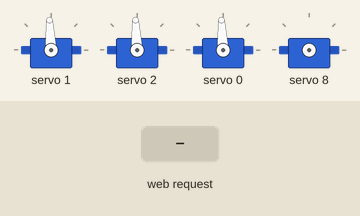
Bench run of a sketch on a simulated ESP32. On the bench: 4 × servo. The inputs (shaded band) are chosen by the test bench. What the sketch prints to the serial monitor is not drawn.

Above: at 1.2 s.
1.3 s: HTTP request GET /set_angle?servo=120&angle=120&x=120 received
2.8 s: HTTP request GET /sweep received
Timing chart, 0 to 5.8 s (numbered marks = the images above; inputs shaded):
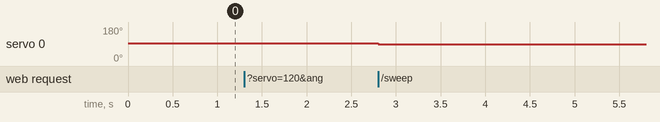

Measured:
- after the input at 2.8 s, servo 0: 93° → 90° at once

The sketch:

steamer_v2.ino
```cpp
#include <Wire.h>
#include <Adafruit_PWMServoDriver.h>
#include <WiFi.h>
#include <WebServer.h>
#include <math.h>

// ======================= CONFIGURATION ========================= //
namespace Config {
  const char* AP_SSID = "ESP32_Arm_Control";
  const char* AP_PASSWORD = "password123";

  const int SDA_PIN = 26;
  const int SCL_PIN = 25;

  const float L1 = 15.00;   // Upper arm
  const float L2 = 13.40;   // Lower arm

  const float MAX_SPEED_DEG_PER_UPDATE = 3.0;

  const float SERVO_MIN_ANGLE = 0.0;
  const float SERVO_MAX_ANGLE = 180.0;

  const int PWM_MIN = 105;
  const int PWM_MAX = 512;

  const int SERVO1_CHANNEL = 1;  // Shoulder
  const int SERVO2_CHANNEL = 2;  // Elbow
  const int SERVO3_CHANNEL = 0;  // Base rotation

  const float ORIGIN_X = 0.0;  // Define the base of arm as (0, 0)
  const float ORIGIN_Y = 0.0;
}

// ======================= GLOBALS ========================= //
Adafruit_PWMServoDriver pwm = Adafruit_PWMServoDriver();
WebServer server(80);

float lastAngles[3] = {90.0, 90.0, 90.0};  // Safe neutral startup

// ======================= UTILITIES ========================= //
int angleToPWM(float angle) {
  angle = constrain(angle, Config::SERVO_MIN_ANGLE, Config::SERVO_MAX_ANGLE);
  return map((int)angle, 0, 180, Config::PWM_MIN, Config::PWM_MAX);
}

void safeSetServoAngle(uint8_t channel, float targetAngle) {
  targetAngle = constrain(targetAngle, Config::SERVO_MIN_ANGLE, Config::SERVO_MAX_ANGLE);
  float& current = lastAngles[channel];

  // Smooth transition to target angle
  float delta = targetAngle - current;
  delta = constrain(delta, -Config::MAX_SPEED_DEG_PER_UPDATE, Config::MAX_SPEED_DEG_PER_UPDATE);
  current += delta;

  pwm.setPWM(channel, 0, angleToPWM(current));
}

void moveArm(float theta1, float theta2, float baseAngle) {
  safeSetServoAngle(Config::SERVO1_CHANNEL, theta1);
  safeSetServoAngle(Config::SERVO2_CHANNEL, theta2);
  safeSetServoAngle(Config::SERVO3_CHANNEL, baseAngle);
}

// ======================= INVERSE KINEMATICS ========================= //
bool computeIK(float x, float y, float& theta1_deg, float& theta2_deg) {
  x -= Config::ORIGIN_X;
  y -= Config::ORIGIN_Y;

  float dist2 = x * x + y * y;
  float c2 = (dist2 - Config::L1 * Config::L1 - Config::L2 * Config::L2) / (2 * Config::L1 * Config::L2);
  if (c2 < -1 || c2 > 1) return false;

  float theta2 = acos(c2);
  float k1 = Config::L1 + Config::L2 * cos(theta2);
  float k2 = Config::L2 * sin(theta2);
  float theta1 = atan2(y, x) - atan2(k2, k1);

  theta1_deg = degrees(theta1);
  theta2_deg = degrees(theta2);
  return true;
}

// ======================= HTTP HANDLERS ========================= //
void handleSetAngle() {
  if (!server.hasArg("servo") || !server.hasArg("angle")) {
    server.send(400, "text/plain", "Missing parameters");
    return;
  }

  int servo = server.arg("servo").toInt();
  float angle = server.arg("angle").toFloat();
  safeSetServoAngle(servo, angle);
  server.send(200, "text/plain", "Angle set");
}

void handleMoveIK() {
  if (!server.hasArg("x") || !server.hasArg("y")) {
    server.send(400, "text/plain", "Missing x/y");
    return;
  }

  float x = server.arg("x").toFloat();
  float y = server.arg("y").toFloat();
  float t1, t2;
  if (!computeIK(x, y, t1, t2)) {
    server.send(400, "text/plain", "Position unreachable");
    return;
  }

  moveArm(t1, t2, lastAngles[Config::SERVO3_CHANNEL]);
  server.send(200, "text/plain", "Moved to position");
}

void handleSweepMotion() {
  float x = server.arg("x").toFloat();
  float y_start = server.arg("y_start").toFloat();
  float y_end = server.arg("y_end").toFloat();
  float step = server.arg("step").toFloat();
  float base_init = server.arg("base_init").toFloat();
  float base_end = server.arg("base_end").toFloat();
  float base_step = server.arg("base_step").toFloat();

  for (float base = base_init; base <= base_end; base += base_step) {
    safeSetServoAngle(Config::SERVO3_CHANNEL, base);
    for (float y_curr = y_start; y_curr >= y_end; y_curr -= step) {
      float t1, t2;
      if (computeIK(x, y_curr, t1, t2)) moveArm(t1, t2, base);
      delay(50);
    }
    for (float y_curr = y_end; y_curr <= y_start; y_curr += step) {
      float t1, t2;
      if (computeIK(x, y_curr, t1, t2)) moveArm(t1, t2, base);
      delay(50);
    }
  }

  server.send(200, "text/plain", "Sweep complete");
}

// ======================= SETUP & LOOP ========================= //
void setup() {
  Serial.begin(115200);
  Wire.begin(Config::SDA_PIN, Config::SCL_PIN);
  pwm.begin();
  pwm.setPWMFreq(50);

  WiFi.softAP(Config::AP_SSID, Config::AP_PASSWORD);
  Serial.print("Connect to WiFi: ");
  Serial.println(WiFi.softAPIP());

  server.on("/set_angle", handleSetAngle);
  server.on("/move_ik", handleMoveIK);
  server.on("/sweep", handleSweepMotion);
  server.begin();

  // Start at neutral position
  moveArm(90.0, 90.0, 90.0);
}

void loop() {
  server.handleClient();
}
```
